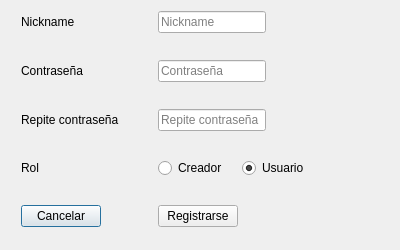
<?xml version="1.0" encoding="UTF-8"?>
<ui version="4.0">
 <class>registro_dialog</class>
 <widget class="QDialog" name="registro_dialog">
  <property name="geometry">
   <rect>
    <x>0</x>
    <y>0</y>
    <width>400</width>
    <height>250</height>
   </rect>
  </property>
  <property name="sizePolicy">
   <sizepolicy hsizetype="Fixed" vsizetype="Fixed">
    <horstretch>0</horstretch>
    <verstretch>0</verstretch>
   </sizepolicy>
  </property>
  <property name="minimumSize">
   <size>
    <width>0</width>
    <height>0</height>
   </size>
  </property>
  <property name="windowTitle">
   <string>Registro</string>
  </property>
  <layout class="QFormLayout" name="formLayout_2">
   <item row="0" column="0">
    <layout class="QFormLayout" name="formLayout">
     <property name="labelAlignment">
      <set>Qt::AlignLeading|Qt::AlignLeft|Qt::AlignVCenter</set>
     </property>
     <property name="formAlignment">
      <set>Qt::AlignCenter</set>
     </property>
     <property name="horizontalSpacing">
      <number>39</number>
     </property>
     <property name="verticalSpacing">
      <number>27</number>
     </property>
     <property name="leftMargin">
      <number>10</number>
     </property>
     <property name="rightMargin">
      <number>0</number>
     </property>
     <item row="0" column="0">
      <widget class="QLabel" name="lblNickname">
       <property name="text">
        <string>Nickname</string>
       </property>
      </widget>
     </item>
     <item row="0" column="1">
      <widget class="QLineEdit" name="inputNickname">
       <property name="sizePolicy">
        <sizepolicy hsizetype="Fixed" vsizetype="Fixed">
         <horstretch>0</horstretch>
         <verstretch>0</verstretch>
        </sizepolicy>
       </property>
       <property name="placeholderText">
        <string>Nickname</string>
       </property>
      </widget>
     </item>
     <item row="1" column="0">
      <widget class="QLabel" name="lblContra">
       <property name="text">
        <string>Contraseña</string>
       </property>
      </widget>
     </item>
     <item row="1" column="1">
      <widget class="QLineEdit" name="inputContra">
       <property name="sizePolicy">
        <sizepolicy hsizetype="Fixed" vsizetype="Fixed">
         <horstretch>0</horstretch>
         <verstretch>0</verstretch>
        </sizepolicy>
       </property>
       <property name="echoMode">
        <enum>QLineEdit::Password</enum>
       </property>
       <property name="placeholderText">
        <string>Contraseña</string>
       </property>
      </widget>
     </item>
     <item row="2" column="0">
      <widget class="QLabel" name="lblReContra">
       <property name="text">
        <string>Repite contraseña</string>
       </property>
      </widget>
     </item>
     <item row="2" column="1">
      <widget class="QLineEdit" name="inputContra2">
       <property name="sizePolicy">
        <sizepolicy hsizetype="Fixed" vsizetype="Fixed">
         <horstretch>0</horstretch>
         <verstretch>0</verstretch>
        </sizepolicy>
       </property>
       <property name="echoMode">
        <enum>QLineEdit::Password</enum>
       </property>
       <property name="placeholderText">
        <string>Repite contraseña</string>
       </property>
      </widget>
     </item>
     <item row="3" column="0">
      <widget class="QLabel" name="lblRol">
       <property name="text">
        <string>Rol</string>
       </property>
      </widget>
     </item>
     <item row="3" column="1">
      <layout class="QHBoxLayout" name="horizontalLayout">
       <property name="spacing">
        <number>15</number>
       </property>
       <item>
        <widget class="QRadioButton" name="rdbtnCreador">
         <property name="text">
          <string>Creador</string>
         </property>
         <attribute name="buttonGroup">
          <string notr="true">groupRoles</string>
         </attribute>
        </widget>
       </item>
       <item>
        <widget class="QRadioButton" name="rdbtnUser">
         <property name="text">
          <string>Usuario</string>
         </property>
         <property name="checked">
          <bool>true</bool>
         </property>
         <attribute name="buttonGroup">
          <string notr="true">groupRoles</string>
         </attribute>
        </widget>
       </item>
      </layout>
     </item>
     <item row="4" column="0">
      <widget class="QPushButton" name="btnCancelar">
       <property name="text">
        <string>Cancelar</string>
       </property>
      </widget>
     </item>
     <item row="4" column="1">
      <widget class="QPushButton" name="btnRegistrarse">
       <property name="sizePolicy">
        <sizepolicy hsizetype="Fixed" vsizetype="Fixed">
         <horstretch>0</horstretch>
         <verstretch>0</verstretch>
        </sizepolicy>
       </property>
       <property name="text">
        <string>Registrarse</string>
       </property>
      </widget>
     </item>
    </layout>
   </item>
  </layout>
 </widget>
 <resources/>
 <connections/>
 <buttongroups>
  <buttongroup name="groupRoles"/>
 </buttongroups>
</ui>
